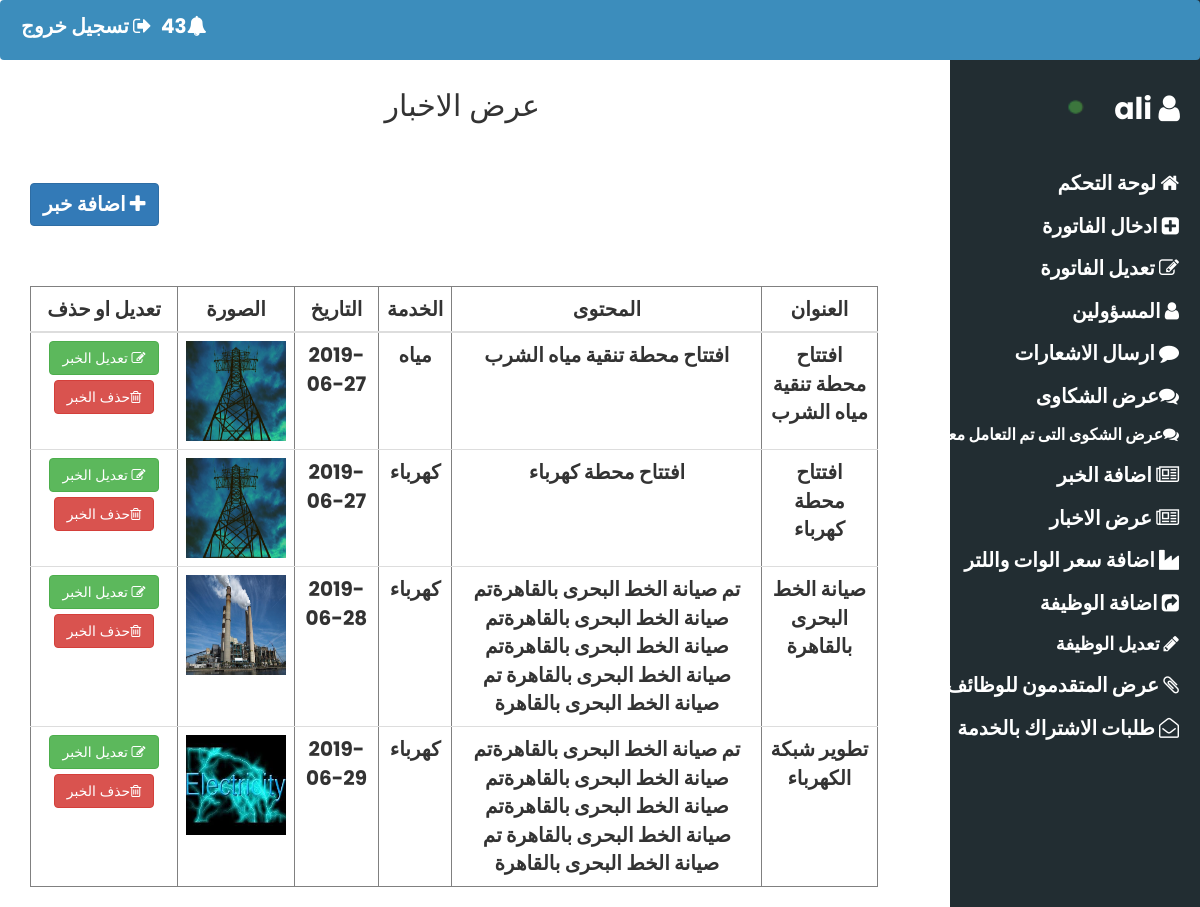
Screenshot of /admin/shpost.php (signed in) with the database file from the repository.
### tables this page shows
CREATE TABLE `posts` (
  `id` int(11) NOT NULL,
  `subject` varchar(255) NOT NULL,
  `content` text NOT NULL,
  `service` varchar(255) NOT NULL,
  `image` varchar(255) NOT NULL,
  `date` date NOT NULL,
  `admin_id` int(11) NOT NULL
);

### admin/functions.php (called while the page is built)
<?php
function compl(){
    global $con;
    $stmt=$con->prepare("select count(*) from complaints where status=0");
    $stmt->execute();
    $row=$stmt->fetch();
   return $row[0];
}
?>

### admin/shpost.php (the view, shortened to what this page needs)
<!DOCTYPE html>
<html lang="en">
    <?php
    include"connect.php";
    include"functions.php";
    if(!isset($_SESSION['admin']))
    {
        header("location: login.php");
    }
    else{
?>
<link rel="stylesheet" href="css/bootstrap.css">
<link rel="stylesheet" href="css/w3.css">
<link rel="stylesheet" href="css/style.css">
<link rel="stylesheet" href="css/font-awesome.min.css">
<body>
<div class="navbar">
    <a href="logout.php" class="logout">تسجيل خروج <i class="fa fa-sign-out" aria-hidden="true"></i></a>
    <a href="complaints.php" class="notif"><?php echo compl()?><i class="fa fa-bell" aria-hidden="true"></i></a>
    </div>
<nav class="w3-sidebar  w3-collapse w3-top w3-large" style="z-index:3;width:250px;font-weight:bold;background-color:RGB(34, 45 , 50);" id="mySidebar"><br>
  <div class="element">
      <span><img src="images/point.jpg"> <?php echo $_SESSION['admin'] ;?> <i class="fa fa-user" aria-hidden="true"></i></span>
    <a href="index.php" onclick="w3_close()" class="btn ">لوحة التحكم <i class="fa fa-home" aria-hidden="true"></i></a>
    <a href="insert.php" onclick="w3_close()" class="btn "> ادخال الفاتورة <i class="fa fa-plus-square" aria-hidden="true"></i></a>
    <a href="edit.php" onclick="w3_close()" class="btn ">تعديل الفاتورة <i class="fa fa-pencil-square-o" aria-hidden="true"></i></a>
  <a href="admin.php" onclick="w3_close()" class="btn "> المسؤولين <i class="fa fa-user" aria-hidden="true"></i></a>
  <a href="notification.php" onclick="w3_close()" class="btn"> ارسال الاشعارات <i class="fa fa-comment" aria-hidden="true"></i></a>
	<a href="complaints.php" onclick="w3_close()" class="btn">عرض الشكاوى<i class="fa fa-comments" aria-hidden="true"></i></a>
	<a href="hangcomplaints.php" onclick="w3_close()" class="btn" style="font-size:16px">عرض الشكوى التى تم التعامل معها<i class="fa fa-comments" aria-hidden="true"></i></a>
   <a href="enpost.php" onclick="w3_close()" class="btn">اضافة الخبر <i class="fa fa-newspaper-o" aria-hidden="true"></i></a>
 <a href="shpost.php" onclick="w3_close()" class="btn">عرض الاخبار <i class="fa fa-newspaper-o" aria-hidden="true"></i></a>
 <a href="consumption.php" onclick="w3_close()" class="btn" >اضافة سعر الوات واللتر <i class="fa fa-industry" aria-hidden="true"></i></a>
	<a href="add_jobs.php" onclick="w3_close()" class="btn"> اضافة الوظيفة <i class="fa fa-share-square" aria-hidden="true"></i></a>
	<a href="display_jobs.php" onclick="w3_close()" class="btn" style="font-size:18px">تعديل الوظيفة <i class="fa fa-pencil" aria-hidden="true"></i></a>
	<a href="display_cvs.php" onclick="w3_close()" class="btn ">عرض المتقدمون للوظائف <i class="fa fa-paperclip" aria-hidden="true"></i></a>
		<a href="newsub.php" onclick="w3_close()" class="btn">طلبات الاشتراك بالخدمة <i class="fa fa-envelope-open-o" aria-hidden="true"></i></a>
  </div>
</nav>
<div class="container-fluid">
 <div class="row">
   <h2>عرض الاخبار</h2>
 </div>
    <div class="col-md-9 col-sm-12">
    <a href="enpost.php" class="btn btn-primary" style="font-size: 20px;font-weight: bold;margin-bottom:10px;"> اضافة خبر <i class="fa fa-plus" aria-hidden="true"></i></a>
	<div class="table-responsive">
      <table class="table table-responsive" border="1">
          <thead>
            <tr>
                <th scope="col">تعديل او حذف</th>
                <th scope="col">الصورة</th>
                <th scope="col">التاريخ</th>
                <th scope="col">الخدمة</th>
                <th scope="col">المحتوى</th>
                <th scope="col">العنوان</th>
            </tr>
          </thead>
          <tbody>
              <?php
                     $stmt=$con->prepare("select * from posts");
                     $stmt->execute(array());
                     $rows=$stmt->fetchAll();
            foreach($rows as $r){
             ?>
                 <tr>
                  <td><a href="modpost.php?id=<?php echo $r['id'];?>"  class="btn btn-success suc">تعديل الخبر <i class="fa fa-pencil-square-o" ></i></a><a href="shpost.php?id=<?php echo $r['id'];?>"  class="btn btn-danger suc" style="margin:5px;">حذف الخبر<i class="fa fa-trash-o" aria-hidden="true"></i></a></td>
                 <td><img width='100px' height="100px" src="<?php echo 'images/posts/'.$r['image']?>"></td>
                 <td><?php echo $r['date'] ?></td>
                 <td><?php if($r['service']=='e'){
                      echo 'كهرباء';
                    }
                    if($r['service']=='w'){
                      echo 'مياه';
                    }
                   ?></td>
                 <td><?php echo $r['content'] ?></td>
                  <td><?php echo $r['subject'] ?></td>
               </tr>
             <?php } ?>
          </tbody>
     </table>
	 </div>
   </div>
</div>
<?php
    }
    ?>
</body>
</html>

### admin/css/w3.css (style rules this page uses)
html { box-sizing:border-box }
*,*:before,*:after { box-sizing:inherit }
html { -ms-text-size-adjust:100%;-webkit-text-size-adjust:100% }
body { margin:0 }
article,aside,details,figcaption,figure,footer,header,main,menu,nav,section,summary { display:block }
a { background-color:transparent;-webkit-text-decoration-skip:objects }
img { border-style:none }
html,body { font-family:Verdana,sans-serif;font-size:15px;line-height:1.5 }
html { overflow-x:hidden }
h2 { font-size:30px }
h1,h2,h3,h4,h5,h6 { font-family:"Segoe UI",Arial,sans-serif;font-weight:400;margin:10px 0 }
img { vertical-align:middle }
a { color:inherit }
.w3-sidebar { height:100%;width:200px;background-color:#fff;position:fixed!important;z-index:1;overflow:auto }
@media (min-width:993px) { .w3-sidebar.w3-collapse { display:block!important } }
.w3-top,.w3-bottom { position:fixed;width:100%;z-index:1 }
.w3-top { top:0 }
.w3-large { font-size:18px!important }

### admin/css/style.css (style rules this page uses)
body,h1,h2,h3,h4,h5 { font-family: "Poppins", sans-serif }
body { font-size:16px; }
nav { color: white; right: 0; }
.logout,.notif { text-decoration: none; font-size: 20px; color: white; position: absolute; left: 20px; top: 10px; font-weight: bold; }
.notif { left: 160px; }
.navbar { height: 60px; width: 100%; background-color: RGB(60, 141 , 188); z-index: 8888; }
.element span { margin-top: 60px; float: right; margin-right: 20px; font-size: 30px; margin-bottom: 30px; }
.element span img { width: 30px; height: 30px; margin-right: 20px; }
.element a { float: right; font-weight: bold; font-size: 20px; margin:auto; padding-right: 20px; }
.row h2 { margin-right: 55%; direction: rtl; padding-bottom: 50px; }
table,table th { margin-top: 50px; text-align: center; font-size: 20px; font-weight: bold; }

### rows the page displays
posts: image (picture), date "2019-06-27", service "مياه", content "افتتاح محطة تنقية مياه الشرب", subject "افتتاح محطة تنقية مياه الشرب"
posts: image (picture), date "2019-06-27", service "كهرباء", content "افتتاح محطة كهرباء", subject "افتتاح محطة كهرباء"
posts: image (picture), date "2019-06-28", service "كهرباء", content "تم صيانة الخط البحرى بالقاهرةتم صيانة الخط البحرى بالقاهرةتم صيانة الخط البحرى بالقاهرةتم صيانة الخط البحرى بالقاهرة تم صيانة الخط البحرى بالقاهرة", subject "صيانة الخط البحرى بالقاهرة"
posts: image (picture), date "2019-06-29", service "كهرباء", content "تم صيانة الخط البحرى بالقاهرةتم صيانة الخط البحرى بالقاهرةتم صيانة الخط البحرى بالقاهرةتم صيانة الخط البحرى بالقاهرة تم صيانة الخط البحرى بالقاهرة", subject "تطوير شبكة الكهرباء"

### other values shown
compl() "43"
$_SESSION['admin'] "ali"
